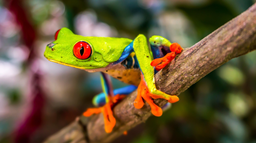
#> input picture homework/05. Введение в машинное обучение для инженеров/13. Алгоритмы кластеризации/frog.png, 256 x 143 px, shrunk from 840 x 469 before the run
$ jupyter execute --allow-errors hw.ipynb
#> lines starting #> are read from the running program, lines starting #| are printed output that depends on the picture
## Домашнее задание по теме: "Алгоритмы кластеризации"

Описание задания:

В домашнем задании нужно сократить число цветов в палитре изображения. Картинку для выполнения работы можно выбрать любую, главное условие – наличие на ней разных цветов, для того, чтобы результат работы моделей был заметен.
Для выполнения работы необходимо выделить кластеры в пространстве RGB, объекты соответствуют пикселям изображения. После выделения кластеров все пиксели, отнесенные в один кластер, заполняются одним цветом. Цвет – центроид соответствующего кластера.

### 1. Получите данные и загрузите их в рабочую среду (Jupyter Notebook или другую).

a) Для отображения картинки воспользуйтесь вспомогательной функцией:
```python
import matplotlib.pyplot as plt
import cv2
import skimage
def draw_picture(image, title, bgr=False):
    b, g, r = cv2.split(image) # по умолчанию cv2 почему-то отдает цвета в порядке BGR вместо RGB
    new_image = cv2.merge([r, g, b])
    plt.figure(figsize=(7, 5))
    plt.axis('off')
    plt.imshow(new_image)
    plt.title(title)
    plt.show()
```

b) Для загрузки картинки можно использовать код:
```python
img = cv.imread(path)
```

[cell 1]
# загрузка csv в google colab
from google.colab import files
uploaded = files.upload()
#> the answer given: frog.png

[cell 2]
import matplotlib.pyplot as plt
import cv2 as cv
img = cv.imread("./frog.png")
#> img is the input picture: shape (143, 256, 3); mean B, G, R 54.2, 90.6, 108.6

[cell 3]
def draw_picture(image, title, bgr=False):
#> called with title = 'frog', bgr = False
    b, g, r = cv.split(image) # по умолчанию cv2 почему-то отдает цвета в порядке BGR вместо RGB
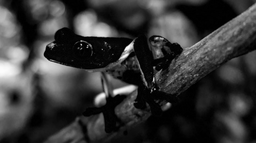
#> b: shape (143, 256); min 0, max 255, mean 54.2
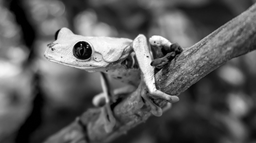
#> g: shape (143, 256); min 0, max 255, mean 90.6
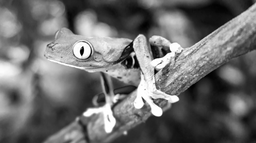
#> r: shape (143, 256); min 0, max 255, mean 108.6
    new_image = cv.merge([r, g, b])
    plt.figure(figsize=(7, 5))
    plt.axis('off')
    plt.imshow(new_image)
    plt.title(title)

[cell 4]
draw_picture(img, 'frog')

[cell 5]
import numpy as np

# преобразуем изображение в массив numpy
pixel_values = np.array(img).reshape((-1, 3))

### 2. Реализуйте три модели кластеризации:

a) KMeans. Рассмотрите число кластеров K = 2, 5, 10, 20.

b) DBSCAN

c) AgglomerativeClustering. Рассмотрите число кластеров K = 2, 5, 10, 20.

[cell 6]
from sklearn.cluster import KMeans
from sklearn.cluster import DBSCAN
from sklearn.cluster import AgglomerativeClustering
from skimage.metrics import structural_similarity as ssim
from skimage import img_as_float

cl = (2, 5, 10, 20)

[cell 7]
### Kmeans

km_img_list = []
km_ssim = {}

for i, c in enumerate(cl):
    km = KMeans(n_clusters=c, random_state=42, n_init=2).fit(pixel_values)

    # получаем новые значения цветов для каждого пикселя
    new_pixel_values = np.uint8(km.cluster_centers_[km.labels_])

    # получаем новое изображение
    km_img_list.append(new_pixel_values.reshape(img.shape))

    # получаем ssim метрику
    km_ssim[f'{c}cs'] = round(ssim(img, km_img_list[i], channel_axis=2), 5)
#> after the loop, km_img_list = 4 items; km_ssim = {'2cs': 0.436, '5cs': 0.604, '10cs': 0.706, '20cs': 0.777}

km_ssim
#> Out has the same summary as km_ssim

[cell 8]
# отрисовываем изображения
fig, ax = plt.subplots(ncols=4, figsize=(25, 25))

for i, img in enumerate(km_img_list):
    ax[i].imshow(cv.cvtColor(img, cv.COLOR_RGB2BGR))
    ax[i].set_xticks([])
    ax[i].set_yticks([])
#> this loop made 4 passes

plt.subplots_adjust(wspace=0, hspace=0)
plt.axis('off')
plt.show()
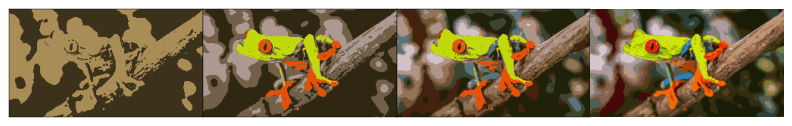
#> figure drawn by matplotlib, 4 panels

---

[cell 9]
### алгоритм DBSCAN

db_ssim = {}
db = DBSCAN(eps=5, min_samples=100).fit(pixel_values)

new_pixel_values = pixel_values.copy()

# получение меток кластеров
labels = db.labels_

# перебор уникальных меток кластеров
for label in set(labels):
    # выбор элементов, принадлежащих данному кластеру
    mask = labels == label
    cluster = new_pixel_values[mask]

    # вычисление среднего значения цвета для кластера
    mean = np.mean(cluster, axis=0)

    # замена цветов на средние значения в кластере
    new_pixel_values[mask] = mean
#> this loop made 9 passes
#> mean on passes 1 to 8: [2.63, 0.718, 63.08], [8.16, 33.16, 34.79], [33, 53.17, 38.44], [4.38, 225.6, 184.5], [6.64, 237.4, 214.5], [3.01, 99.73, 253.7], [14.84, 1.06, 72.52], [8.06, 22.09, 58.29]
#> (label, mean) on pass 9: (-1, [68.94, 104.3, 125])

# получаем ssim метрику
db_ssim[f'{len(set(labels))}cs'] = round(ssim(img, new_pixel_values.reshape(img.shape), channel_axis=2), 5)
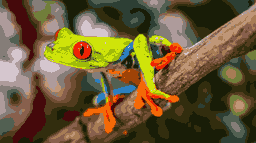
#> img: shape (143, 256, 3); mean B, G, R 53.8, 90.1, 108.2
db_ssim
#> Out = {'9cs': 0.269}

[cell 10]
# отрисовываем изображение
draw_picture(new_pixel_values.reshape(img.shape), 'frog')
#> call 2 of draw_picture, with title = 'frog', bgr = False
#> in draw_picture (call 2), `b, g, r = cv.split(image)`:
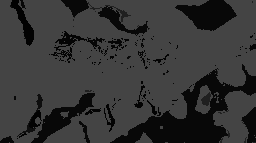
#> b: shape (143, 256); min 2, max 68, mean 53.5
#> in draw_picture (call 2), `b, g, r = cv.split(image)`:
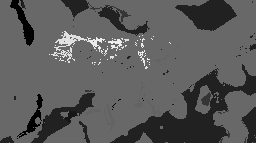
#> g: shape (143, 256); min 0, max 237, mean 90.3
#> in draw_picture (call 2), `b, g, r = cv.split(image)`:
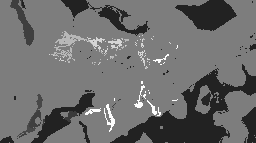
#> r: shape (143, 256); min 34, max 253, mean 108.5
#> in draw_picture (call 2), `b, g, r = cv.split(image)`:
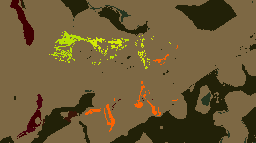
#> image: shape (143, 256, 3); mean B, G, R 53.5, 90.3, 108.5

---

[cell 11]
### Алгоритм AgglomerativeClustering
ac_img_list = []
ac_ssim = {}

# в связи с ограничением в оперативной памяти, изменяем разрешение изображения
img_lr = cv.resize(img, (229, 128))
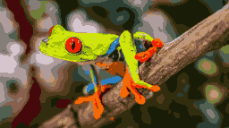
#> img_lr: shape (128, 229, 3); mean B, G, R 53.8, 90.1, 108.2
pixel_values_lr = np.array(img_lr).reshape((-1, 3))

#> (the rest of this cell did not finish here and is left out)

[cell 12]
# отрисовываем изображения
fig, ax = plt.subplots(ncols=4, figsize=(10, 10))

for i, img in enumerate(ac_img_list):
    ax[i].imshow(cv.cvtColor(img, cv.COLOR_RGB2BGR))
    ax[i].set_xticks([])
    ax[i].set_yticks([])

plt.subplots_adjust(wspace=0, hspace=0)
plt.axis('off')
plt.show()
